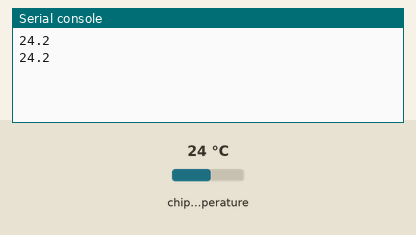
Simulated run of this program. Board: Raspberry Pi Pico running MicroPython. Parts: the last lines printed to the serial console. The test bench sets the inputs (shaded band); at power-on: chip temperature 24 °C.

Above: at 1.2 s.
1.3 s: chip temperature set to 1 °C
At 2.6 s:
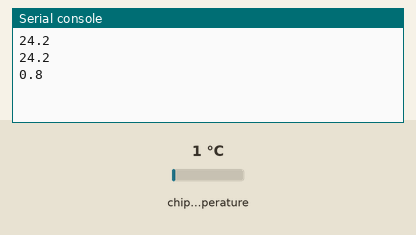
2.8 s: chip temperature set to 11 °C
At 3.8 s:
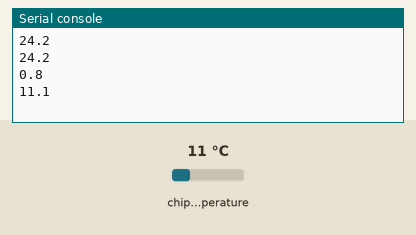
Timing chart, 0 to 5.8 s (numbered marks = the images above; inputs shaded):
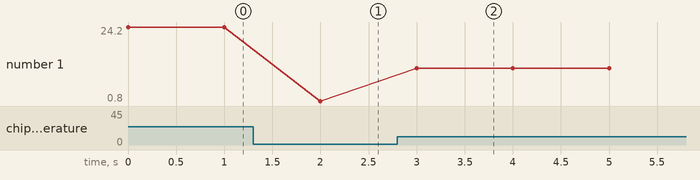

The program:

sensor_temp.py
```python
from machine import ADC
import time

sensor_temp = ADC(4)
conversion_factor = 3.3 / 65535

while True:
    ADC_voltage = sensor_temp.read_u16() * conversion_factor
    temp = 27 - (ADC_voltage - 0.706) / 0.001721
    temp = round(temp, 1)
    print(temp)
    time.sleep(1)
```

Measured:
- after the input at 1.3 s, the serial console: prints a new line after 0.70 s (image 1)
- after the input at 2.8 s, the serial console: prints a new line after 0.20 s (image 2)
- plotted number 1: 24.2 → 0.8 after the input at 1.3 s, 0.8 → 11.1 after the input at 2.8 s
